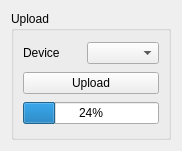
<?xml version="1.0" encoding="UTF-8"?>
<ui version="4.0">
 <class>Upload</class>
 <widget class="QWidget" name="Upload">
  <property name="geometry">
   <rect>
    <x>0</x>
    <y>0</y>
    <width>182</width>
    <height>151</height>
   </rect>
  </property>
  <property name="windowTitle">
   <string>Form</string>
  </property>
  <layout class="QHBoxLayout" name="horizontalLayout">
   <item>
    <widget class="QGroupBox" name="groupBox_2">
     <property name="title">
      <string>Upload</string>
     </property>
     <layout class="QVBoxLayout" name="verticalLayout_11">
      <item>
       <layout class="QHBoxLayout" name="horizontalLayout_12">
        <item>
         <widget class="QLabel" name="label_15">
          <property name="text">
           <string>Device</string>
          </property>
         </widget>
        </item>
        <item>
         <widget class="QComboBox" name="device_combo"/>
        </item>
       </layout>
      </item>
      <item>
       <widget class="QPushButton" name="upload_button">
        <property name="text">
         <string>Upload</string>
        </property>
       </widget>
      </item>
      <item>
       <widget class="QProgressBar" name="progressBar">
        <property name="value">
         <number>24</number>
        </property>
       </widget>
      </item>
     </layout>
    </widget>
   </item>
  </layout>
 </widget>
 <resources/>
 <connections/>
</ui>
